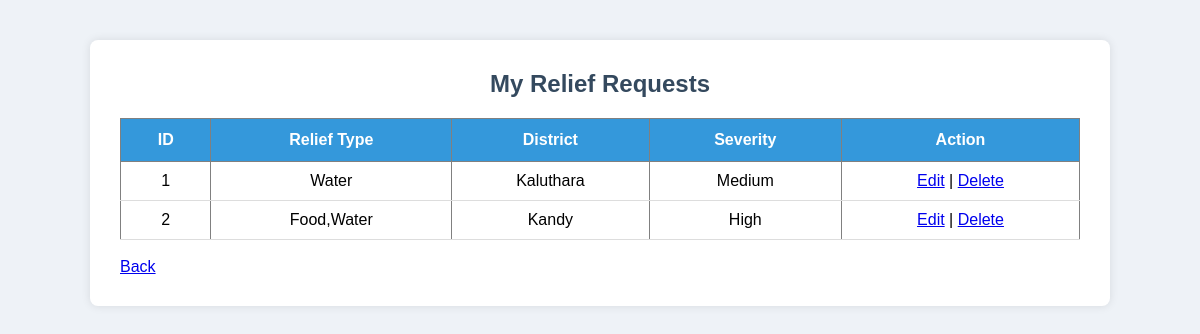
The app's page /user/view_requests.php (signed in) with its own data.
### tables this page shows
CREATE TABLE `relief_requests` (
  `id` int(11) NOT NULL,
  `user_id` int(11) DEFAULT NULL,
  `relief_type` varchar(50) DEFAULT NULL,
  `district` varchar(100) DEFAULT NULL,
  `divisional_secretariat` varchar(100) DEFAULT NULL,
  `gn_division` varchar(100) DEFAULT NULL,
  `contact_person` varchar(100) DEFAULT NULL,
  `contact_number` varchar(20) DEFAULT NULL,
  `address` text DEFAULT NULL,
  `family_members` int(11) DEFAULT NULL,
  `severity_level` enum('Low','Medium','High') DEFAULT NULL,
  `description` text DEFAULT NULL
);

### user/view_requests.php (the view, shortened to what this page needs)
<?php
include("../config/db.php");
$user_id = $_SESSION['user_id'];
$sql = "SELECT * FROM relief_requests WHERE user_id='$user_id'";
$result = mysqli_query($conn,$sql);
?>
<link rel="stylesheet" href="../css/style.css">
<div class="container">
<h2>My Relief Requests</h2>
<table border="1">
<tr>
<th>ID</th>
<th>Relief Type</th>
<th>District</th>
<th>Severity</th>
<th>Action</th>
</tr>
<?php
while($row = mysqli_fetch_assoc($result)){
?>
<tr>
<td><?php echo $row['id']; ?></td>
<td><?php echo $row['relief_type']; ?></td>
<td><?php echo $row['district']; ?></td>
<td><?php echo $row['severity_level']; ?></td>
<td>
<a href="update_request.php?id=<?php echo $row['id']; ?>">Edit</a>
|
<a href="delete_request.php?id=<?php echo $row['id']; ?>">Delete</a>
</td>
</tr>
<?php
}
?>
</table>
<br>
<a href="dashboard.php">Back</a>
</div>

### css/style.css (style rules this page uses)
* { margin:0; padding:0; box-sizing:border-box; font-family:Arial, Helvetica, sans-serif; }
.container { width:85%; margin:auto; margin-top:40px; background:white; padding:30px; border-radius:8px; box-shadow:0px 0px 10px rgba(0,0,0,0.1); }
h2 { text-align:center; margin-bottom:20px; color:#34495e; }
table { width:100%; border-collapse:collapse; margin-top:20px; }
table th { background:#3498db; color:white; padding:12px; }
table td { padding:10px; border-bottom:1px solid #ddd; text-align:center; }

### records on screen
relief_requests: id "1", relief_type "Water", district "Kaluthara", severity_level "Medium"
relief_requests: id "2", relief_type "Food,Water", district "Kandy", severity_level "High"
